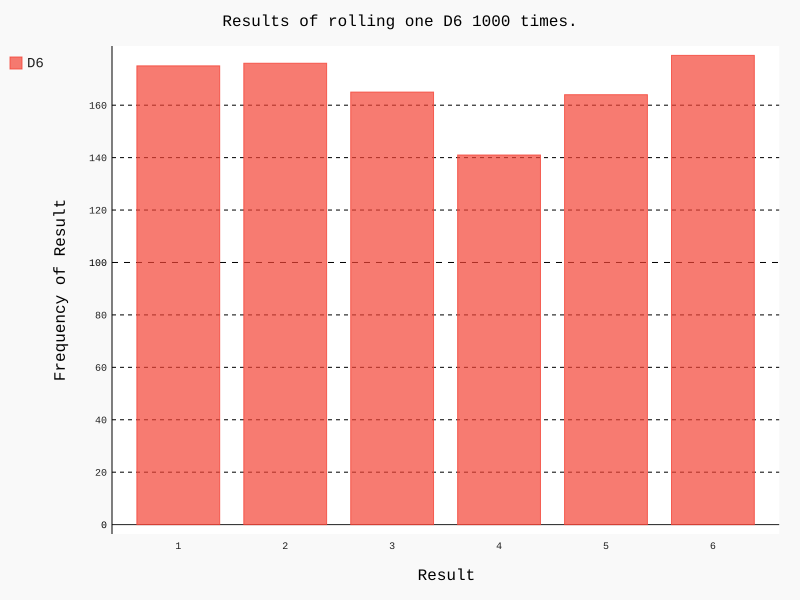

Write Python code to recreate this figure.
import pygal

from die import Die

# Create a D6.
die = Die()

# Make some rolls, and store results in a list.
results = []
for roll_num in range(1000):
    result = die.roll()
    results.append(result)

# Analyze the results.
frequencies = []
for value in range(1, die.num_sides +1):
    frequency = results.count(value)
    frequencies.append(frequency)

# Visualize the results.
hist = pygal.Bar()

hist.title = "Results of rolling one D6 1000 times."
hist.x_labels = ['1', '2', '3', '4', '5','6']
hist.x_title = "Result"
hist.y_title = "Frequency of Result"

hist.add('D6', frequencies)
hist.render_to_file('die_visual.svg')
#print(frequencies)
